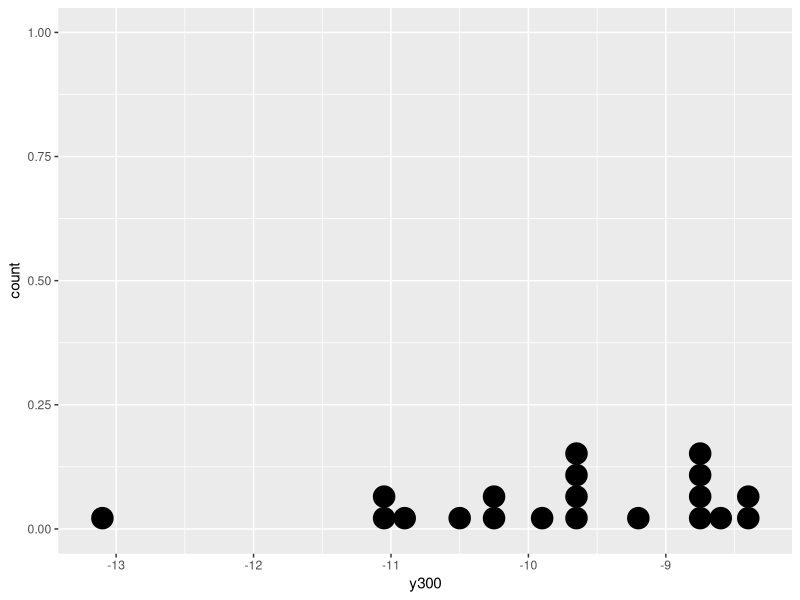
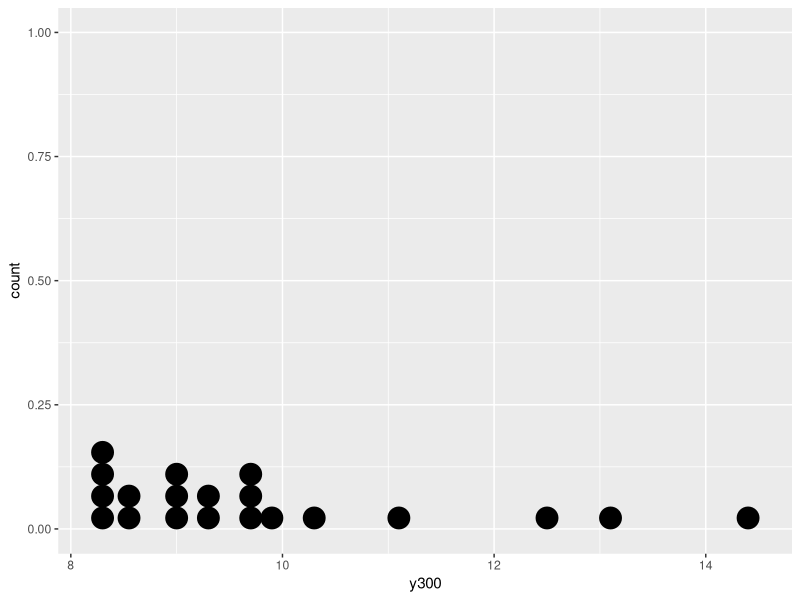
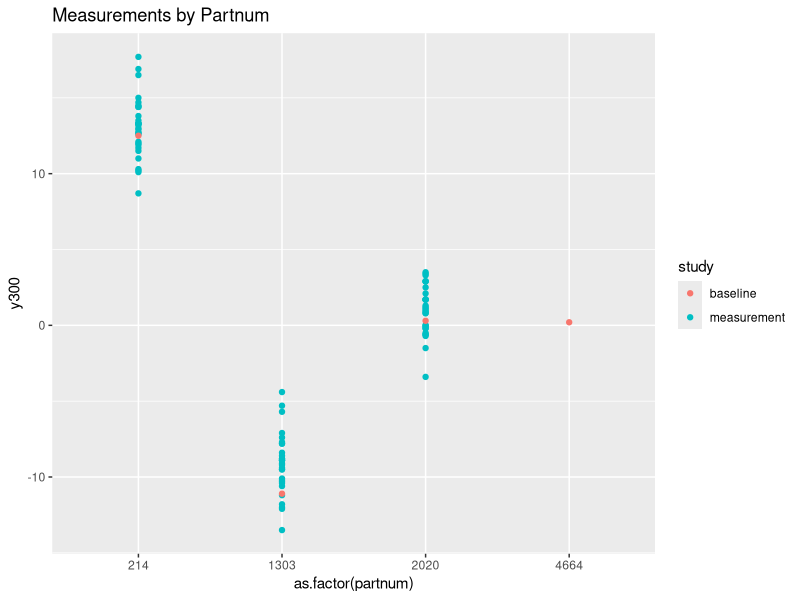
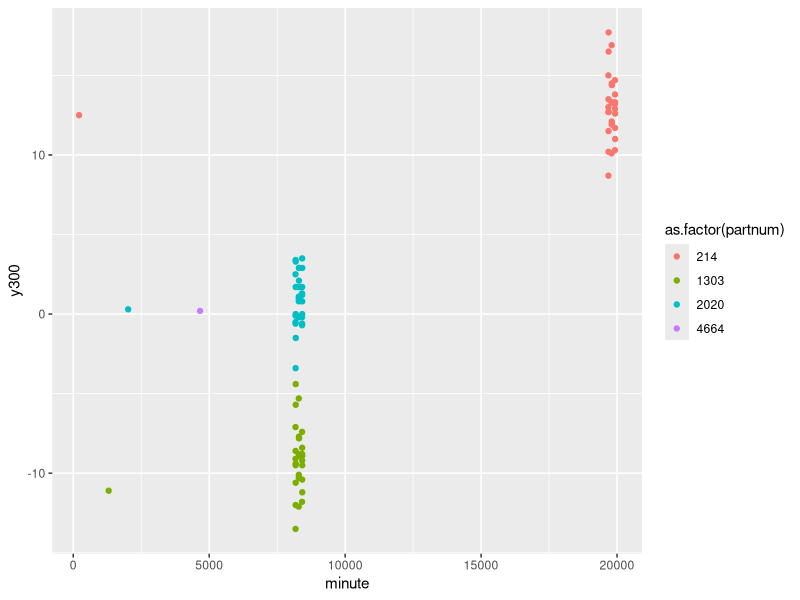

Reproduce these figures in R, in order.
library(ggplot2)

# import data
initial <- read.delim("baseline_initial.csv")
initial2 <- read.delim("initial2.csv")
baseline <- read.delim("baseline.csv")

#combine dfs
baseline <- rbind(initial,initial2,baseline)

# data engineering
#baseline$hour <- as.integer(baseline$partnum/60)
#baseline$shift.day <- baseline$shift + (baseline$daycount-1)*3

# order baseline data
attach(baseline)
baseline.ordered <- baseline[order(y300),]

# visualization of tail ends of data
ggplot(data=head(baseline.ordered, n=20), aes(x=y300)) + geom_dotplot(bins=40)

ggplot(data=tail(baseline.ordered, n=20), aes(x=y300)) + geom_dotplot() 
  #geom_text(aes(label=partnum),hjust=0, vjust=0)

# largest and smallest values
tail(baseline.ordered, n=10)
head(baseline.ordered, n=10)

# parts chosen are 1303(y=-11.1) and 214( y300 = 12.4) 2020 (y300= 0.3)
# subset just selected parts
selected <- baseline[baseline$partnum %in% c(214,1303,4664,2020),]

#data engineering
selected$study <- 'baseline'
selected$minute = selected$partnum

# import data from measurement study
measure <- read.delim('measure.csv')
measure$study <- 'measurement'
measure <- measure[measure$partnum %in% c(214,1303,2020),]

# combine data from measurement study and the data of the selected parts from the baseline
measure <- rbind(measure,selected)
measure$day.shift <- measure$shift + (measure$daycount-1)*3

# plot of measurements by partnum
ggplot(data=measure, aes(x=as.factor(partnum), y=y300, color=study)) + 
  geom_point() +
  ggtitle('Measurements by Partnum')

# plot of measurements by minute
ggplot(data = measure, aes(x=minute, y=y300, color = as.factor(partnum)))+ 
  geom_point()

# anova model with shift/ study blocked out. The shift is different for every study
model <- lm(y300 ~ as.factor(partnum) + as.factor(day.shift), measure)
summary(aov(model))

# anova model with just partnum blocked out
model <- lm(y300 ~ as.factor(partnum), measure)
aov <- summary(aov(model))

# use this standard deviation for the discrimination ratio
sqrt(aov[1][[1]][[3]][2])
aov

# anova model with study blocked out/ same results as the one with shift blocked out
# this one is prolly worse than the one above
model <- lm(y300 ~ as.factor(partnum) + as.factor(study), measure)
summary(aov(model))
